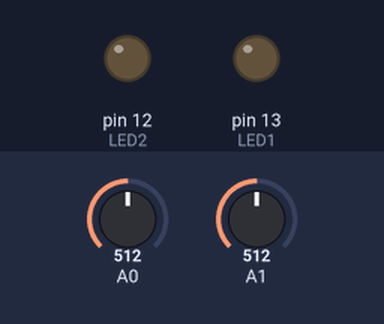
Recording of a sketch running on a simulated Arduino Uno, built with avr-gcc and run on an emulated ATmega328P. On the bench: output pins drawn as LEDs (lit = HIGH). Inputs (shaded band) come from the test bench; at power-on: A0 = 512, A1 = 512.

Above: at 1.2 s.
1.3 s: A0 set to 488
At 2.5 s:
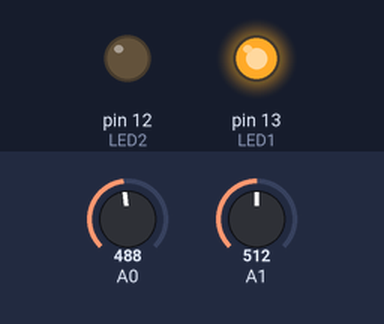
2.8 s: A1 set to 485
At 3.8 s:
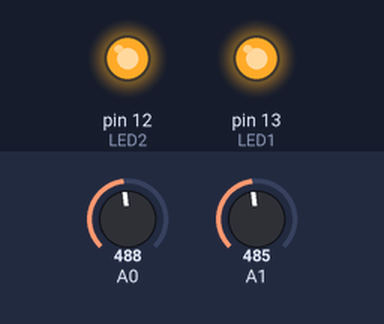
4.3 s: A0 set to 510
At 4.9 s:
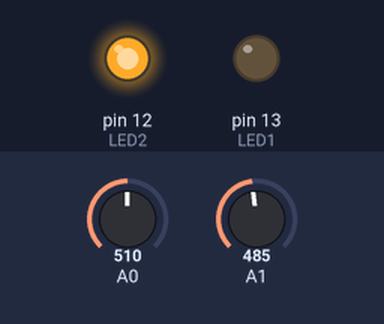
5.8 s: A0 set to 490
At 7.0 s:
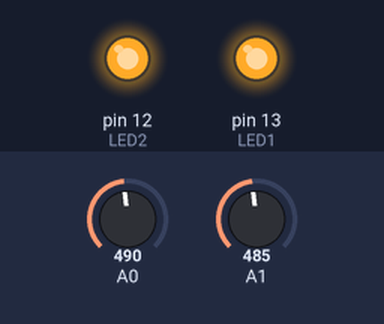
7.3 s: A0 set to 511
At 8.4 s:
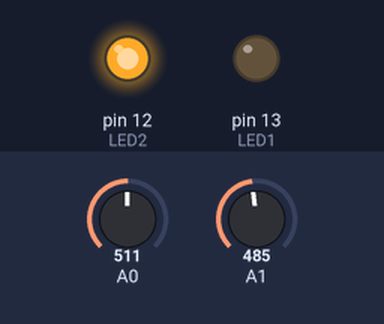
Timing chart, 0 to 9.8 s (numbered marks = the images above; inputs shaded):
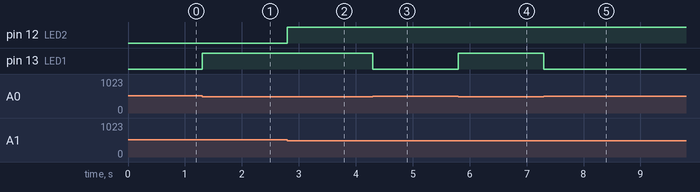

Measured:
- the behaviour switches between 500 and 499 on A0 (found by bisection; images 0 and 1)
- the behaviour switches between 500 and 499 on A1 (found by bisection; images 1 and 2)
- after the input at 1.3 s, pin 13 (LED1): LOW → HIGH at once
- after the input at 2.8 s, pin 12 (LED2): LOW → HIGH at once
- after the input at 4.3 s, pin 13 (LED1): HIGH → LOW at once
- after the input at 5.8 s, pin 13 (LED1): LOW → HIGH at once
- after the input at 7.3 s, pin 13 (LED1): HIGH → LOW at once

The sketch:

uno.ino
```cpp
#define LED1 13
#define LED2 12
int val0;
int val1;
void setup()
{
  Serial.begin(9600); // open serial port, set the baud rate to 9600 bps
  pinMode(LED1, OUTPUT);
  pinMode(LED2, OUTPUT);
  pinMode(A0,INPUT);
  pinMode(A1,INPUT);
}

void loop()
{
  val0=analogRead(A0);
  if (500>val0>0)
  {
    digitalWrite(LED1,HIGH);
    //Serial.println(val0);
  }
  else
  {
    digitalWrite(LED1,LOW);
    //Serial.println(val0);
  }


  val1=analogRead(A1);
  if (500>val1>0)
  {
    digitalWrite(LED2,HIGH);
    //Serial.println(val1);
  }
  else
  {
    digitalWrite(LED2,LOW);
    //Serial.println(val1);
  }

}
```
